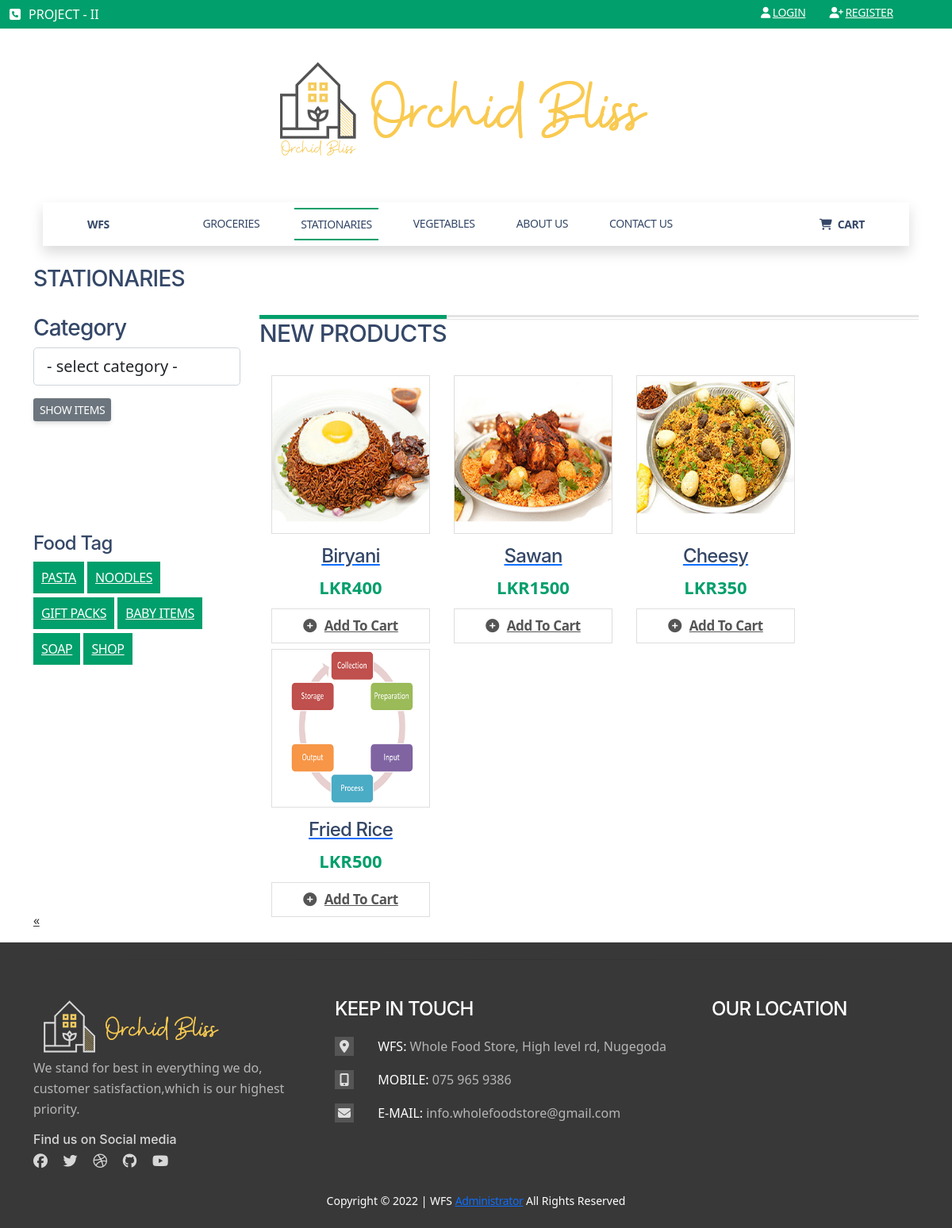
Page /lounge.php on the committed database.
### tables this page shows
CREATE TABLE `food_details_lounge` (
  `food_id` int(15) NOT NULL,
  `food_name` varchar(45) NOT NULL,
  `food_description` text NOT NULL,
  `food_price` float NOT NULL,
  `food_photo` text NOT NULL,
  `food_category` int(15) NOT NULL
);

CREATE TABLE `currencies` (
  `currency_id` int(5) NOT NULL,
  `currency_symbol` varchar(15) NOT NULL,
  `flag` int(1) NOT NULL
);

### lounge.php (the view, shortened to what this page needs)
<?php
$conn = mysqli_connect(DB_HOST, DB_USER, DB_PASSWORD,DB_DATABASE);
$result=mysqli_query($conn,"SELECT * FROM food_details_lounge,food_categories_lounge WHERE food_details_lounge.food_category=food_categories_lounge.category_id ")
or die("A problem has occured ... \n" . "Our team is working on it at the moment ... \n" . "Please check back after few hours.");
?>
<?php
$categories=mysqli_query($conn,"SELECT * FROM food_categories_lounge")
or die("A problem has occured ... \n" . "Our team is working on it at the moment ... \n" . "Please check back after few hours.");
?>
<?php
$flag_1 = 1;
$currencies=mysqli_query($conn,"SELECT * FROM currencies WHERE flag='$flag_1'")
or die("A problem has occured ... \n" . "Our team is working on it at the moment ... \n" . "Please check back after few hours.");
?>
<!doctype html>
<html lang="en">
<head>
    <link href="assets/css/nucleo-icons.css" rel="stylesheet" />
    <link href="assets/css/nucleo-svg.css" rel="stylesheet" />
    <link href="assets/css/nucleo-svg.css" rel="stylesheet" />
    <link id="pagestyle" href="assets/css/soft-design-system.css?v=1.0.5" rel="stylesheet" />
    <link rel="stylesheet" href="css/style.css">
</head>
<body>
<section id="top">
    <div class="container-fluid">
        <div class="row">
            <div class="col-md-9">
                <p class="contact-action"><i class="fa fa-phone-square"></i>PROJECT - II</p>
            </div>
            <div class="col-md-3 clearfix" >
                <ul class="login-cart" style="text-align: right">
                    <li>
                        <a href="user/login-user.php"> <i class="fas fa-user"></i>LOGIN</a>
                    </li>
                    <li>
                        <a href="user/signup-user.php"><i class="fas fa-user-plus"></i>REGISTER</a>
                    </li>
                </ul>
            </div>
        </div>
    </div>
</section>
<header>
    <div class="container">
        <div class="row">
            <div class="col-md-12">
                <a href="#">
                    <img src="images/logo2copy.png"  class="img-fluid" alt="logo">
                </a>
            </div>
        </div>
    </div>
</header>
<div class="container position-sticky z-index-sticky top-0">
    <div class="row">
        <div class="col-12">
            <nav class="navbar navbar-expand-lg  blur  top-0  z-index-3 shadow position-absolute my-3 py-2 start-0 end-0 mx-4">
                <div class="container-fluid">
                    <a class="navbar-brand font-weight-bolder ms-sm-3" href="index.php" rel="tooltip" title="WFS" data-placement="bottom" target="_blank">
                        WFS
                    </a>
                    <div class="collapse navbar-collapse pt-3 pb-2 py-lg-0 w-100" id="navigation">
                        <ul class="nav navbar-nav nav-main mx-auto">
                            <li class="nav-item dropdown dropdown-hover px-2" >
                                <a class="nav-link ps-2 d-flex justify-content-between cursor-pointer align-items-center"  href="pastry-shop.php">
                                    GROCERIES
                                </a>
                            </li>
                            <li class="nav-item dropdown dropdown-hover px-2" >
                                <a class="nav-link ps-2 d-flex justify-content-between cursor-pointer align-items-center active" href="lounge.php" >
                                    STATIONARIES
                                </a>
                            </li>
                            <li class="nav-item dropdown dropdown-hover px-2" >
                                <a class="nav-link ps-2 d-flex justify-content-between cursor-pointer align-items-center"  href="TTableBook/TBB.php">
                                    VEGETABLES
                                </a>
                            </li>
                            <li class="nav-item dropdown dropdown-hover px-2" >
                                <a class="nav-link ps-2 d-flex justify-content-between cursor-pointer align-items-center"  aria-selected="true" href="about-us.php">
                                    ABOUT US
                                </a>
                            </li>
                            <li class="nav-item dropdown dropdown-hover px-2" >
                                <a class="nav-link ps-2 d-flex justify-content-between cursor-pointer align-items-center "  aria-selected="true" href="contactUs/contact-us.php">
                                    CONTACT US
                                </a>
                            </li>
                        </ul>
                        <ul class="navbar-nav ms-auto">
                            <a class="nav-link nav-link-icon me-2 " href="cart/cart.php" target="_blank" >
                                <i class="fa fa-shopping-cart me-1"></i>
                                <p class="d-inline text-sm z-index-1 font-weight-bold" >CART</p>
                            </a>
                        </ul>
                    </div>
                </div>
            </nav>
        </div>
    </div>
</div>
<br><br><br><br>
    <div class="container">
            <div class="col-md-4">
                <h3>STATIONARIES</h3>
            </div>
        </div>
<section id="shop">
    <div class="container">
        <div class="row">
            <div class="col-md-3">
                <div class="blog-sidebar">
                    <div class="block">
                        <form name="categoryForm" id="categoryForm" method="post" action="lounge.php" onsubmit="return categoriesValidate(this)">
                            <h3>Category</h3>
                            <p width="168"><select name="category" id="category" class="form-control form-control-lg">
                                    <option value="select">- select category -
                                        <?php
                                        while ($row=mysqli_fetch_array($categories)){
                                            echo "<option value='{$row['category_id']}' ".($id == $row['category_id'] ? "selected" : "").">$row[category_name]</option>";
                                        }
                                        ?>
                                </select></p>
                            <p><button type="submit" name="Submit" class="btn btn-secondary btn-sm btn-block " >SHOW ITEMS</button></p>
                        </form>
                    </div>
                    <div class="block">
                    </div>
                    <div class="block">
                        <h4>Food Tag</h4>
                        <div class="tag-link">
                            <a href="">PASTA</a>
                            <a href="">NOODLES</a>
                            <a href="">GIFT PACKS</a>
                            <a href="">BABY ITEMS</a>
                            <a href="">SOAP</a>
                            <a href="">SHOP</a>
                        </div>
                    </div>
                </div>
            </div>
            <div class="col-md-9">
                <div class="products-heading">
                    <h2>NEW PRODUCTS</h2>
                </div>
                <div class="product-grid">
                    <?php
                    $count = mysqli_num_rows($result);
                    if(isset($_POST['Submit']) && $count < 1){
                        echo "<html><script language='JavaScript'>alert('There are no foods under the selected category at the moment. Please check back later.')</script></html>";
                    }
                    else{
                        $symbol=mysqli_fetch_assoc($currencies);
                        if(isset($id) && $id == 0)
                            $lt = "special";
                        else
                            $lt = "food";
                        while ($row=mysqli_fetch_assoc($result)){
                            ?>
                            <?php
                            $deliver_data = "deliver_order".$row[$lt.'_id'];
                            ?>
                            <div class="products view1" style="width: 200px; float: left;" >
                                <a href="#">
                                    <?php echo '<a href=images/'. $row[$lt.'_photo']. ' data-bs-toggle="modal" data-bs-target="#' .$deliver_data.'"><img src=images/'. $row[$lt.'_photo']. ' width="auto" height="100%"></a>'?>
                                </a>
                                <a href="#">
                                    <h4><?php echo $row[$lt.'_name']?></h4>
                                </a>
                                <p class="price"><?php echo $symbol['currency_symbol']. "" . $row[$lt.'_price']?></p>
                                <div >
                                    <?php echo '<a class="view-link shutter" href="cart/cart-exec-lounge.php?id=' . $row[$lt.'_id'] . '&lt='.$lt.'"><i class="fa fa-plus-circle"></i>Add To Cart</a>'; ?>
                                </div>
                            </div>
                        <?php  }} ?>
                </div>
            </div>
            <div class="pagination-bottom">
                <ul class="pagination">
                    <li class="disabled"><a href="#">&laquo;</a></li>
                </ul>
            </div>
        </div>
    </div>
</section>
<footer class="footer" style="background: #383838; padding-top: 5px">
    <hr class="horizontal dark mb-5">
    <div class="container">
        <div class=" row">
            <div class="col-md-4" style="color: #B6B6B6;">
                <div>
                    <a href="#">
                        <img src="images/footerlogo5.png"  class="img-fluid" alt="">
                    </a>
                    <p>
                        We stand for best in everything we do, customer
                        satisfaction,which is our highest priority.
                    </p>
                </div>
                <div>
                    <h6 class="mt-3 mb-2 opacity-8" style="color: #fff;">Find us on Social media</h6>
                    <ul class="d-flex flex-row ms-n3 nav">
                        <li class="nav-item" style="color: #fff;">
                            <a class="nav-link pe-1" href="https://www.facebook.com" target="_blank">
                                <i class="fab fa-facebook text-lg opacity-8" style="color: #fff;"></i>
                            </a>
                        </li>
                        <li class="nav-item">
                            <a class="nav-link pe-1" href="https://twitter.com" target="_blank">
                                <i class="fab fa-twitter text-lg opacity-8" style="color: #fff;"></i>
                            </a>
                        </li>
                        <li class="nav-item">
                            <a class="nav-link pe-1" href="https://dribbble.com" target="_blank">
                                <i class="fab fa-dribbble text-lg opacity-8" style="color: #fff;"></i>
                            </a>
                        </li>
                        <li class="nav-item">
                            <a class="nav-link pe-1" href="https://github.com" target="_blank">
                                <i class="fab fa-github text-lg opacity-8" style="color: #fff;"></i>
                            </a>
                        </li>
                        <li class="nav-item">
                            <a class="nav-link pe-1" href="https://www.youtube.com" target="_blank">
                                <i class="fab fa-youtube text-lg opacity-8" style="color: #fff;"></i>
                            </a>
                        </li>
                    </ul>
                </div>
            </div>
            <div class="col-md-5 col-sm-6 col-6 mb-4" style="color: #B6B6B6;">
                <div class="block">
                    <h4 style="color: #fff;">KEEP IN TOUCH</h4>
                    <p><i class="fa fa-map-marker"></i> <span style="color: #fff;">&emsp;WFS:</span> Whole Food Store, High level rd, Nugegoda</p>
                    <p><i class="fa fa-mobile"></i> <span style="color: #fff;">&emsp;MOBILE:</span> 075 965 9386</p>
                    <p class="mail"><i class="fa fa-envelope"></i> <span style="color: #fff;">&emsp;E-MAIL:</span>
                        info.wholefoodstore@gmail.com</p>
                </div>
            </div>
            <div class="col-md-3">
                <div class="block">
                    <div class="media">
                        <h4 style="color: #fff;">OUR LOCATION</h4>
                        <div id="map"></div>
                    </div>
                </div>
            </div>
            <div class="col-12">
                <div class="text-center">
                    <p class="my-4 text-sm" style="color: #fff;">
                        Copyright ©
                        | WFS <a href="admin/user/login-user.php" target="_blank">Administrator</a> All Rights
                        Reserved
                    </p>
                </div>
            </div>
        </div>
    </div>
</footer>
<link href="https://cdn.jsdelivr.net/npm/bootstrap@5.0.2/dist/css/bootstrap.min.css" rel="stylesheet"
>
</body>
</html>

### rows in the picture
food_details_lounge: food_photo (picture), food_name "Biryani", food_price "400"
currencies: currency_symbol "LKR"
food_details_lounge: food_photo (picture), food_name "Sawan", food_price "1500"
food_details_lounge: food_photo (picture), food_name "Cheesy", food_price "350"
food_details_lounge: food_photo (picture), food_name "Fried Rice", food_price "500"
